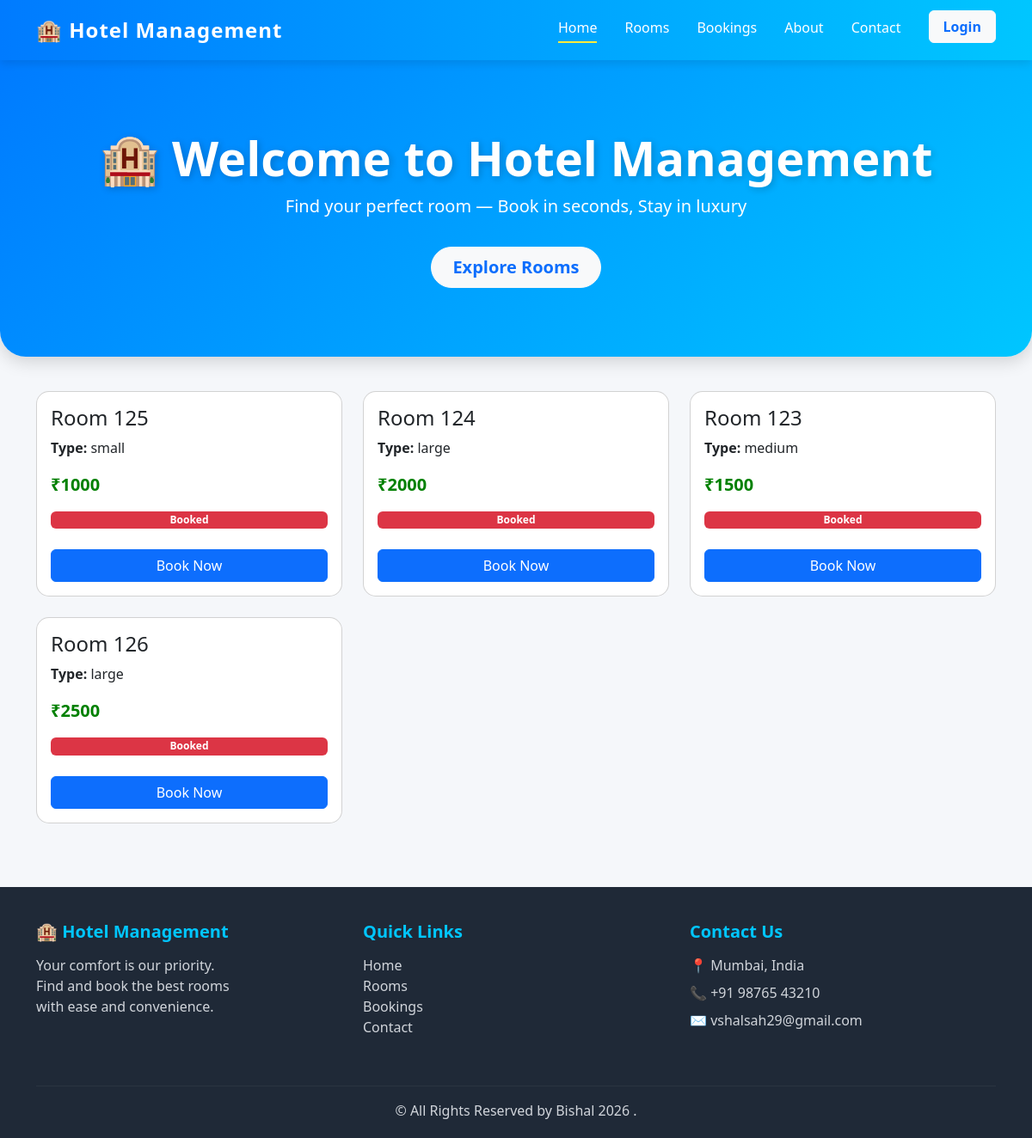
Before: / with the older database file.
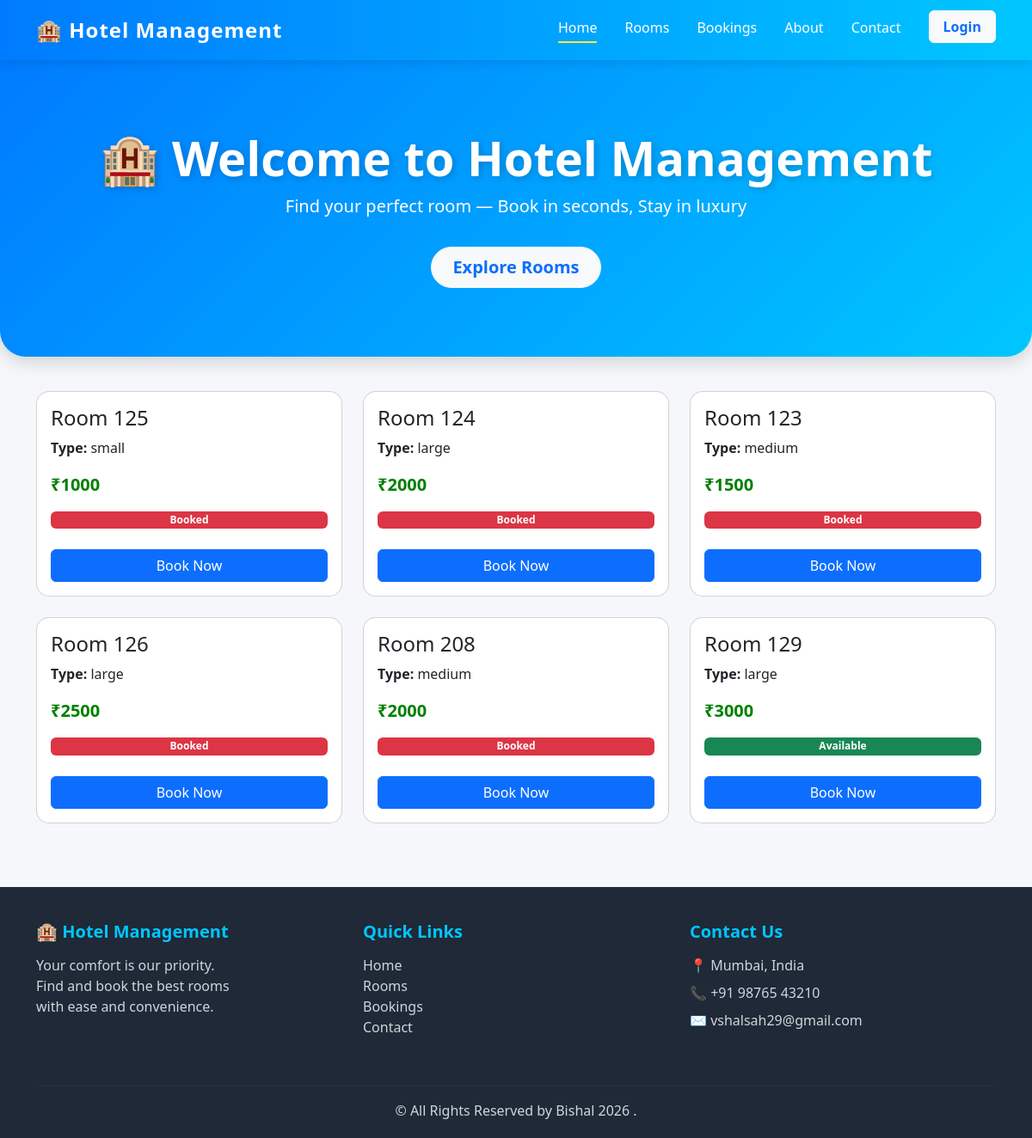
After: the same page with the newer database file.
### hotel/models.py (models this page shows, shortened)
class Room(models.Model):
    room_number = models.IntegerField()
    room_type = models.CharField(max_length=50)
    price = models.IntegerField()
    is_available = models.BooleanField(default=True)

### hotel/views.py (the view)
# urls.py: 2. Add a URL to urlpatterns:  path('', views.home, name='home')
def home(request):
    rooms = Room.objects.all()
    return render(request, 'home.html', {'rooms': rooms})

### hotel/templates/home.html (shortened to what this page needs)
<!doctype html>
<html>
  <head>
    <link
      href="https://cdn.jsdelivr.net/npm/bootstrap@5.3.0/dist/css/bootstrap.min.css"
      rel="stylesheet"
    />
  </head>
  <body>
    <div class="header">
      <nav class="navbar navbar-expand-lg custom-navbar sticky-top">
        <div class="container">
          <a class="navbar-brand fw-bold" href="#">🏨 Hotel Management</a>
          <div class="collapse navbar-collapse" id="navMenu">
            <ul class="navbar-nav ms-auto">
              <li class="nav-item">
                <a class="nav-link active" href="#">Home</a>
              </li>
              <li class="nav-item">
                <a class="nav-link" href="#">Rooms</a>
              </li>
              <li class="nav-item">
                <a class="nav-link" href="#">Bookings</a>
              </li>
              <li class="nav-item">
                <a class="nav-link" href="#">About</a>
              </li>
              <li class="nav-item">
                <a class="nav-link" href="#">Contact</a>
              </li>
              <li class="nav-item ms-lg-3">
                <a class="btn btn-light text-primary fw-bold px-3" href="#">
                  Login</a
                >
              </li>
            </ul>
          </div>
        </div>
      </nav>
      <div class="hero-header text-center">
        <div class="container">
          <h1 class="display-4 fw-bold">🏨 Welcome to Hotel Management</h1>
          <p class="lead">
            Find your perfect room — Book in seconds, Stay in luxury
          </p>
          <a
            href="#rooms"
            class="btn btn-light btn-lg mt-3 px-4 fw-bold text-primary"
            >Explore Rooms</a
          >
        </div>
      </div>
    </div>
    <div class="container">
      <div class="row">
        {% for room in rooms %}
        <div class="col-md-4 mb-4">
          <div class="card p-3">
            <h4>Room {{ room.room_number }}</h4>
            <p><strong>Type:</strong> {{ room.room_type }}</p>
            <p class="price">₹{{ room.price }}</p>
            {% if room.is_available %}
            <span class="badge bg-success">Available</span>
            {% else %}
            <span class="badge bg-danger">Booked</span>
            {% endif %}
            <br />
            <a
              href="{% url 'book_room' room.id %}"
              class="btn btn-primary w-100"
            >
              Book Now</a
            >
          </div>
        </div>
        {% endfor %}
      </div>
    </div>
    <footer class="footer mt-6">
      <div class="container">
        <div class="row text-center text-md-start">
          <div class="col-md-4 mb-4">
            <h5>🏨 Hotel Management</h5>
            <p>
              Your comfort is our priority.<br />
              Find and book the best rooms <br />
              with ease and convenience.
            </p>
          </div>
          <div class="col-md-4 mb-4">
            <h5>Quick Links</h5>
            <ul class="list-unstyled">
              <li><a href="#">Home</a></li>
              <li><a href="#">Rooms</a></li>
              <li><a href="#">Bookings</a></li>
              <li><a href="#">Contact</a></li>
            </ul>
          </div>
          <div class="col-md-4 mb-4">
            <h5>Contact Us</h5>
            <p>📍 Mumbai, India</p>
            <p>📞 +91 98765 43210</p>
            <p>✉️ vshalsah29@gmail.com</p>
          </div>
        </div>
        <hr />
        <div class="text-center">
          <p class="mb-0">&copy; All Rights Reserved by Bishal 2026 .</p>
        </div>
      </div>
    </footer>
  </body>
</html>

### hotel/templates/home.html (style rules this page uses)
body { background: #f5f7fa; }
.custom-navbar { background: linear-gradient(90deg, #007bff, #00c6ff); padding: 12px 0; box-shadow: 0 4px 10px rgba(0, 0, 0, 0.1); }
.custom-navbar .navbar-brand { color: white !important; font-size: 24px; letter-spacing: 1px; }
.custom-navbar .nav-link { color: white !important; font-weight: 500; margin: 0 8px; transition: 0.3s; position: relative; }
.custom-navbar .nav-link.active::after { content: ""; display: block; width: 100%; height: 2px; background: #ffeb3b; margin-top: 4px; }
.hero-header { background: linear-gradient(135deg, #007bff, #00c6ff); color: white; padding: 80px 20px; margin-bottom: 40px; border-bottom-left-radius: 30px; border-bottom-right-radius: 30px; box-shadow: 0 6px 20px rgba(0, 0, 0, 0.15); }
.hero-header h1 { text-shadow: 2px 2px 8px rgba(0, 0, 0, 0.2); }
.hero-header .btn { border-radius: 30px; transition: 0.3s; }
.card { border-radius: 15px; transition: 0.3s; }
.price { font-size: 20px; font-weight: bold; color: green; }
.footer { background: #1f2937; color: white; padding: 40px 0 20px; margin-top: 50px; }
.footer h5 { color: #00c6ff; margin-bottom: 15px; font-weight: bold; }
.footer p { margin-bottom: 8px; color: #d1d5db; }
.footer a { color: #d1d5db; text-decoration: none; transition: 0.3s; }
.footer hr { border-color: rgba(255, 255, 255, 0.2); }

Changed rows visible on the page:
added Room: room_number "208", room_type "medium", price "2000", is_available "Booked"
added Room: room_number "129", room_type "large", price "3000", is_available "Available"
